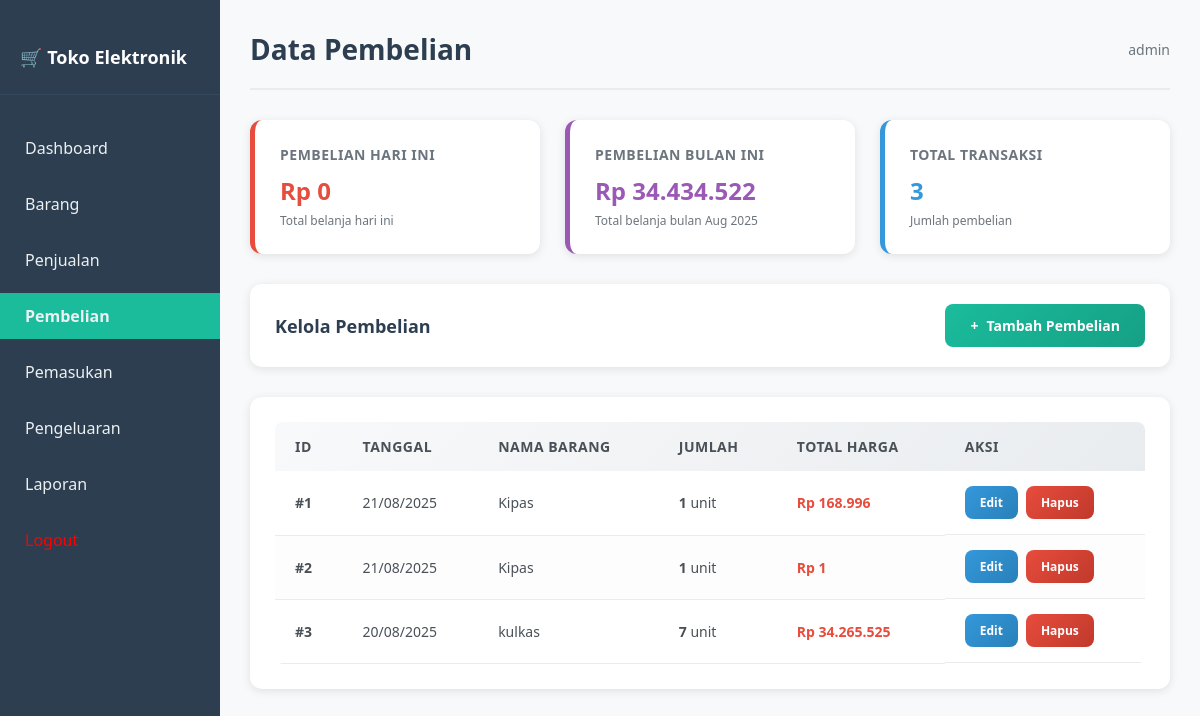
The app's page /pembelian/index.php (signed in) with its own data.
### tables this page shows
CREATE TABLE `pembelian` (
  `id` int(11) NOT NULL,
  `tanggal` date NOT NULL,
  `nama_barang` varchar(100) NOT NULL,
  `jumlah` int(11) NOT NULL,
  `harga_satuan` decimal(15,2) NOT NULL,
  `total` decimal(15,2) GENERATED ALWAYS AS (`jumlah` * `harga_satuan`) STORED,
  `total_harga` decimal(12,2) NOT NULL
);

### pembelian/index.php (the view, shortened to what this page needs)
<?php
include '../config.php';
$role = $_SESSION['role'] ?? '';
$result = mysqli_query($conn, "SELECT * FROM pembelian ORDER BY tanggal DESC");
$totalPembelianHariIni = mysqli_fetch_assoc(mysqli_query(
    $conn,
    "SELECT IFNULL(SUM(total_harga), 0) as total FROM pembelian WHERE DATE(tanggal) = CURDATE()"
))['total'];
$totalPembelianBulanIni = mysqli_fetch_assoc(mysqli_query(
    $conn,
    "SELECT IFNULL(SUM(total_harga), 0) as total FROM pembelian WHERE MONTH(tanggal) = MONTH(CURDATE()) AND YEAR(tanggal) = YEAR(CURDATE())"
))['total'];
$totalTransaksi = mysqli_fetch_assoc(mysqli_query($conn, "SELECT COUNT(*) as count FROM pembelian"))['count'];
?>
<!DOCTYPE html>
<html lang="id">
<head>
</head>
<body>
    <div class="sidebar">
        <h2>🛒 Toko Elektronik</h2>
        <ul>
            <li><a href="../dashboard.php">Dashboard</a></li>
            <?php if ($role === 'admin'): ?>
                <li><a href="../barang/index.php">Barang</a></li>
                <li><a href="../penjualan/index.php">Penjualan</a></li>
                <li><a href="../pembelian/index.php" class="active">Pembelian</a></li>
                <li><a href="../pemasukan/index.php">Pemasukan</a></li>
                <li><a href="../pengeluaran/index.php">Pengeluaran</a></li>
            <?php elseif ($role === 'kasir'): ?>
                <li><a href="../penjualan/index.php">Penjualan</a></li>
            <?php endif; ?>
            <li><a href="../laporan.php">Laporan</a></li>
            <li><a href="logout.php" class="logout" style="color: red;">Logout</a></li>
        </ul>
    </div>
    <div class="main">
        <div class="header">
            <h1>Data Pembelian</h1>
            <div class="user-info">
                <?= strtolower($role) ?>
            </div>
        </div>
        <div class="summary-cards">
            <div class="summary-card today">
                <h3>Pembelian Hari Ini</h3>
                <div class="amount">Rp <?= number_format($totalPembelianHariIni, 0, ',', '.') ?></div>
                <div class="subtitle">Total belanja hari ini</div>
            </div>
            <div class="summary-card month">
                <h3>Pembelian Bulan Ini</h3>
                <div class="amount">Rp <?= number_format($totalPembelianBulanIni, 0, ',', '.') ?></div>
                <div class="subtitle">Total belanja bulan <?= date('M Y') ?></div>
            </div>
            <div class="summary-card total">
                <h3>Total Transaksi</h3>
                <div class="amount"><?= $totalTransaksi ?></div>
                <div class="subtitle">Jumlah pembelian</div>
            </div>
        </div>
        <div class="actions">
            <h3>Kelola Pembelian</h3>
            <a href="tambah.php" class="btn">
                <span>+</span> Tambah Pembelian
            </a>
        </div>
        <div class="table-section">
            <div class="table-container">
                <table>
                    <thead>
                        <tr>
                            <th>ID</th>
                            <th>Tanggal</th>
                            <th>Nama Barang</th>
                            <th>Jumlah</th>
                            <th>Total Harga</th>
                            <th>Aksi</th>
                        </tr>
                    </thead>
                    <tbody>
                        <?php
                        if (mysqli_num_rows($result) > 0):
                            while($row = mysqli_fetch_assoc($result)):
                        ?>
                        <tr>
                            <td><strong>#<?= $row['id'] ?></strong></td>
                            <td><?= date('d/m/Y', strtotime($row['tanggal'])) ?></td>
                            <td><?= htmlspecialchars($row['nama_barang']) ?></td>
                            <td><strong><?= $row['jumlah'] ?></strong> unit</td>
                            <td class="purchase-amount">Rp <?= number_format($row['total_harga'], 0, ',', '.') ?></td>
                            <td class="action-btns">
                                <a href="edit.php?id=<?= $row['id'] ?>" class="btn btn-edit">Edit</a>
                                <a href="hapus.php?id=<?= $row['id'] ?>" class="btn btn-danger" onclick="return confirm('Hapus pembelian <?= htmlspecialchars($row['nama_barang']) ?>?')">Hapus</a>
                            </td>
                        </tr>
                        <?php
                            endwhile;
                        else:
                        ?>
                        <tr><td colspan="6" class="no-data">Tidak ada data pembelian</td></tr>
                        <?php endif; ?>
                    </tbody>
                </table>
            </div>
        </div>
    </div>
</body>
</html>

### pembelian/index.php (style rules this page uses)
* { margin: 0; padding: 0; box-sizing: border-box; }
body { font-family: 'Segoe UI', Tahoma, Geneva, Verdana, sans-serif; background-color: #f8f9fa; display: flex; }
.sidebar { width: 220px;background-color: #2c3e50;min-height: 100vh;position: fixed;padding-top: 20px; }
.main { margin-left: 220px;width: calc(100% - 220px);padding: 30px; }
.sidebar h2 { color: #fff; padding: 25px 20px; font-size: 20px; font-weight: 600; border-bottom: 1px solid #34495e;display: flex; align-items: center;gap: 10px; }
.sidebar { width: 220px;background-color: #2c3e50;min-height: 100vh;display: flex;flex-direction: column;padding-top: 20px;position: fixed; }
.sidebar h2 { color: white;font-size: 18px;margin-bottom: 30px;padding-left: 20px; }
.sidebar ul { list-style: none;padding: 0; }
.sidebar ul li { margin-bottom: 10px; }
.sidebar ul li a { color: #ecf0f1;text-decoration: none;padding: 12px 20px;display: block;border-left: 5px solid transparent;transition: 0.3s; }
.sidebar ul li a.active { background-color: #1abc9c;font-weight: bold; }
.sidebar .logout { color: red; }
.main { margin-left: 220px; padding: 30px; width: calc(100% - 220px); }
.header { display: flex; justify-content: space-between; align-items: center; margin-bottom: 30px; padding-bottom: 20px; border-bottom: 2px solid #e9ecef; }
.header h1 { color: #2c3e50; font-size: 28px; font-weight: 700; }
.user-info { color: #6c757d; font-size: 14px; }
.summary-cards { display: grid; grid-template-columns: repeat(auto-fit, minmax(280px, 1fr)); gap: 25px; margin-bottom: 30px; }
.summary-card { background: #fff; padding: 25px; border-radius: 12px; box-shadow: 0 2px 10px rgba(0, 0, 0, 0.1); border-left: 5px solid transparent; transition: all 0.3s ease; }
.summary-card.today { border-left-color: #e74c3c; }
.summary-card.month { border-left-color: #9b59b6; }
.summary-card.total { border-left-color: #3498db; }
.summary-card h3 { color: #6c757d; font-size: 14px; font-weight: 600; text-transform: uppercase; letter-spacing: 0.5px; margin-bottom: 10px; }
.summary-card .amount { font-size: 24px; font-weight: 700; margin-bottom: 5px; }
.summary-card.today .amount { color: #e74c3c; }
.summary-card.month .amount { color: #9b59b6; }
.summary-card.total .amount { color: #3498db; }
.summary-card .subtitle { font-size: 12px; color: #6c757d; }
.actions { background: #fff; padding: 20px 25px; border-radius: 12px; box-shadow: 0 2px 10px rgba(0, 0, 0, 0.1); margin-bottom: 30px; display: flex; justify-content: space-between; align-items: center; }
.actions h3 { color: #2c3e50; font-size: 18px; }
.btn { padding: 12px 25px; background: linear-gradient(135deg, #1abc9c 0%, #16a085 100%); color: white; border: none; border-radius: 8px; font-weight: 600; cursor: pointer; transition: all 0.3s ease; text-decoration: none; font-size: 14px; display: inline-flex; align-items: center; gap: 8px; }
.btn-edit { background: linear-gradient(135deg, #3498db 0%, #2980b9 100%); padding: 8px 15px; font-size: 12px; }
.btn-danger { background: linear-gradient(135deg, #e74c3c 0%, #c0392b 100%); padding: 8px 15px; font-size: 12px; }
.table-section { background: #fff; padding: 25px; border-radius: 12px; box-shadow: 0 2px 10px rgba(0, 0, 0, 0.1); }
.table-container { overflow-x: auto; }
table { width: 100%; border-collapse: collapse; border-radius: 8px; overflow: hidden; }
thead { background: linear-gradient(135deg, #f8f9fa 0%, #e9ecef 100%); }
th { padding: 15px 20px; text-align: left; font-weight: 600; color: #495057; font-size: 14px; text-transform: uppercase; letter-spacing: 0.5px; }
tbody tr { transition: all 0.3s ease; }
tbody tr:nth-child(even) { background-color: #fdfdfd; }
td { padding: 15px 20px; color: #495057; font-size: 14px; border-bottom: 1px solid #e9ecef; }
.action-btns { display: flex; gap: 8px; }
.purchase-amount { color: #e74c3c; font-weight: 600; }

### records on screen
pembelian: id "1", tanggal "21/08/2025", nama_barang "Kipas", jumlah "1", total_harga "168.996"
pembelian: id "2", tanggal "21/08/2025", nama_barang "Kipas", jumlah "1", total_harga "1"
pembelian: id "3", tanggal "20/08/2025", nama_barang "kulkas", jumlah "7", total_harga "34.265.525"

### other values on screen
$role "admin"
$totalPembelianHariIni "0"
$totalPembelianBulanIni "34.434.522"
$totalTransaksi "3"
